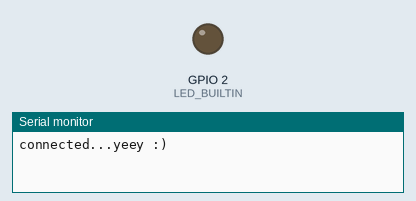
Simulated run of this program. Board: ESP8266 (Wemos D1 mini). Shown: output pins drawn as LEDs (lit = HIGH, except the on-board LED, lit = LOW), the last lines printed to the serial monitor. WiFi joins after 1.5 s; servers stay silent unless stated.

Above: at 3.5 s.
At 5.65 s:
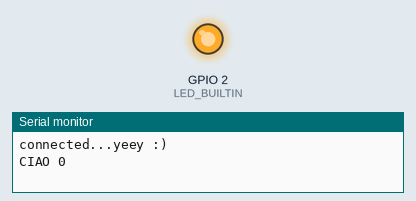
Timing chart, 0 to 7.1 s (numbered marks = the images above):
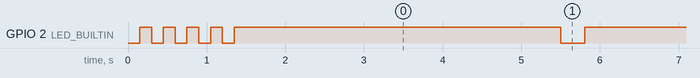

The program:

main.cpp
```cpp
/**
 * Blink
 *
 * Turns on an LED on for one second,
 * then off for one second, repeatedly.
 */
#include "Arduino.h"
#include <ESP8266WiFi.h>          //https://github.com/esp8266/Arduino
#include <DNSServer.h>
#include <ESP8266WebServer.h>
#include <WiFiManager.h>         //https://github.com/tzapu/WiFiManager
#include <Ticker.h>


Ticker ticker;

void tick()
{
  //toggle state
  int state = digitalRead(LED_BUILTIN);  // get the current state of GPIO1 pin
  digitalWrite(LED_BUILTIN, !state);     // set pin to the opposite state
}

//gets called when WiFiManager enters configuration mode
void configModeCallback (WiFiManager *myWiFiManager) {
  Serial.println("Entered config mode");
  Serial.println(WiFi.softAPIP());
  //if you used auto generated SSID, print it
  Serial.println(myWiFiManager->getConfigPortalSSID());
  //entered config mode, make led toggle faster
  ticker.attach(0.2, tick);
}


int i=0;

void setup()
{

  Serial.begin(74800);
  while (!Serial);

    //set led pin as output
  pinMode(LED_BUILTIN, OUTPUT);
  // start ticker with 0.5 because we start in AP mode and try to connect
  ticker.attach(0.15, tick);


  WiFiManager wifiManager;
  wifiManager.setAPCallback(configModeCallback);

  if (!wifiManager.autoConnect()) {
    Serial.println("failed to connect and hit timeout");
    //reset and try again, or maybe put it to deep sleep
    ESP.reset();
    delay(1000);
  }

   //if you get here you have connected to the WiFi
  Serial.println("connected...yeey :)");
  ticker.detach();
  //keep LED on
  digitalWrite(LED_BUILTIN, LOW);

  // initialize LED digital pin as an output.
  pinMode(LED_BUILTIN, OUTPUT);

}

void loop()
{
  // turn the LED on (HIGH is the voltage level)
  digitalWrite(LED_BUILTIN, HIGH);

  // wait for a second
  delay(4000);

  Serial.printf("CIAO %i\n", i++);

  // turn the LED off by making the voltage LOW
  digitalWrite(LED_BUILTIN, LOW);

   // wait for a second
  delay(300);
}
```

Measured:
- by itself, GPIO 2 (LED_BUILTIN): goes 3 × (LOW 0.15 s, HIGH 0.15 s), LOW 0.15 s, 29 × (HIGH 4.2 s, LOW 0.30 s), then HIGH
